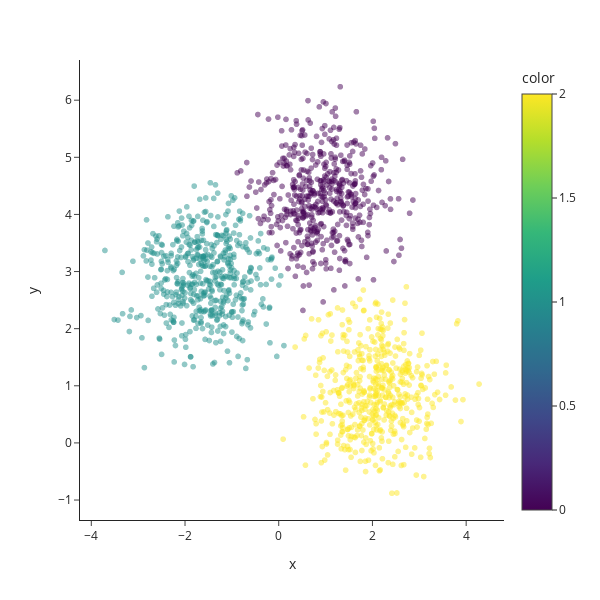

This figure's notebook cell:
### Markdown cell above
Run clustering with:

a) k = 3

### Code cell
kmeans = cluster.KMeans(n_clusters=3)
kmeans.fit(X)
pred = kmeans.predict(X)

fig = px.scatter(x=X[:, 0], y=X[:, 1], color=pred, opacity=0.5)
fig.update_layout(height=600, width=600)
fig.show()

### Figure 1 — Plotly figure (JSON) as saved in the notebook; plotly's stock layout.template omitted (floating-point values rounded to 4 significant figures; data arrays with more than 128 entries replaced by an {"elided": "..."} marker saying what was removed)
{"data": [{"hovertemplate": "x=%{x}<br>y=%{y}<br>color=%{marker.color}<extra></extra>", "legendgroup": "", "marker": {"color": {"elided": "1500 int values"}, "coloraxis": "coloraxis", "opacity": 0.5, "symbol": "circle"}, "mode": "markers", "name": "", "showlegend": false, "type": "scattergl", "x": {"elided": "1500 float values"}, "xaxis": "x", "y": {"elided": "1500 float values"}, "yaxis": "y"}], "layout": {"coloraxis": {"colorbar": {"title": {"text": "color"}}, "colorscale": [[0, "#440154"], [0.1111, "#482878"], [0.2222, "#3e4989"], [0.3333, "#31688e"], [0.4444, "#26828e"], [0.5556, "#1f9e89"], [0.6667, "#35b779"], [0.7778, "#6ece58"], [0.8889, "#b5de2b"], [1, "#fde725"]]}, "height": 600, "legend": {"tracegroupgap": 0}, "margin": {"t": 60}, "width": 600, "xaxis": {"anchor": "y", "domain": [0, 1], "title": {"text": "x"}}, "yaxis": {"anchor": "x", "domain": [0, 1], "title": {"text": "y"}}}}
